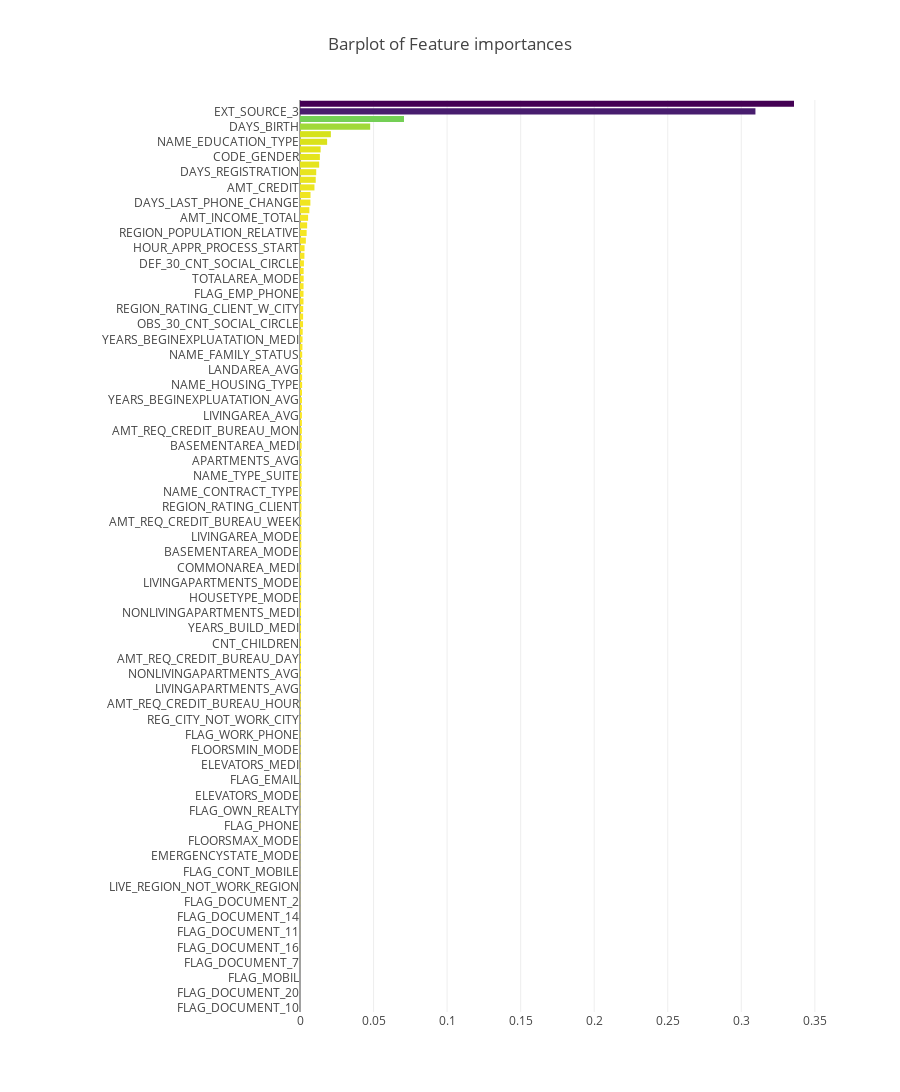

Write notebook code for a chart like this one.
### Code cell
x, y = (list(x) for x in zip(*sorted(zip(rf.feature_importances_, features), 
                                                            reverse = False)))
trace2 = go.Bar(
    x=x ,
    y=y,
    marker=dict(
        color=x,
        colorscale = 'Viridis',
        reversescale = True
    ),
    name='Random Forest Feature importance',
    orientation='h',
)

layout = dict(
    title='Barplot of Feature importances',
     width = 900, height = 2000,
    yaxis=dict(
        showgrid=False,
        showline=False,
        showticklabels=True,
#         domain=[0, 0.85],
    ),
    margin=dict(
    l=300,
),
)

fig1 = go.Figure(data=[trace2])
fig1['layout'].update(layout)
py.iplot(fig1, filename='plots')

### Figure 1 — Plotly figure (JSON) as saved in the notebook; plotly's stock layout.template omitted (floating-point values rounded to 4 significant figures)
{"data": [{"marker": {"color": [0, 0, 0, 0, 0, 6.424e-06, 8.539e-06, 1.403e-05, 1.873e-05, 2.208e-05, 2.765e-05, 3.206e-05, 4.301e-05, 7.323e-05, 7.631e-05, 8.09e-05, 8.179e-05, 8.224e-05, 0.0001023, 0.000105, 0.0001432, 0.0001643, 0.0001851, 0.0001905, 0.0002005, 0.0002066, 0.0002113, 0.0002152, 0.0002511, 0.0002538, 0.0002966, 0.0003251, 0.0003517, 0.0003782, 0.0003835, 0.0003865, 0.0003873, 0.0003972, 0.0004719, 0.0005007, 0.0005018, 0.0005069, 0.000568, 0.0005809, 0.0006181, 0.0006724, 0.0006741, 0.0006919, 0.0007054, 0.0007093, 0.000711, 0.0007119, 0.0007225, 0.0007408, 0.0007735, 0.0007932, 0.0008217, 0.0008384, 0.0008798, 0.0009001, 0.0009043, 0.0009162, 0.0009228, 0.0009665, 0.0009882, 0.0009941, 0.001001, 0.001059, 0.001061, 0.001065, 0.001096, 0.001101, 0.001113, 0.001115, 0.001131, 0.001244, 0.001278, 0.001288, 0.001306, 0.001334, 0.001354, 0.001369, 0.001438, 0.001444, 0.001463, 0.001466, 0.001489, 0.001649, 0.00173, 0.001841, 0.002068, 0.002113, 0.002173, 0.002383, 0.002402, 0.002412, 0.002486, 0.002489, 0.002661, 0.003005, 0.003108, 0.003975, 0.004513, 0.004858, 0.005516, 0.006363, 0.007053, 0.007153, 0.009833, 0.01069, 0.01103, 0.01304, 0.01351, 0.014, 0.01844, 0.02098, 0.04769, 0.0707, 0.3096, 0.3358], "colorscale": "Viridis", "reversescale": true}, "name": "Random Forest Feature importance", "orientation": "h", "type": "bar", "x": [0, 0, 0, 0, 0, 6.424e-06, 8.539e-06, 1.403e-05, 1.873e-05, 2.208e-05, 2.765e-05, 3.206e-05, 4.301e-05, 7.323e-05, 7.631e-05, 8.09e-05, 8.179e-05, 8.224e-05, 0.0001023, 0.000105, 0.0001432, 0.0001643, 0.0001851, 0.0001905, 0.0002005, 0.0002066, 0.0002113, 0.0002152, 0.0002511, 0.0002538, 0.0002966, 0.0003251, 0.0003517, 0.0003782, 0.0003835, 0.0003865, 0.0003873, 0.0003972, 0.0004719, 0.0005007, 0.0005018, 0.0005069, 0.000568, 0.0005809, 0.0006181, 0.0006724, 0.0006741, 0.0006919, 0.0007054, 0.0007093, 0.000711, 0.0007119, 0.0007225, 0.0007408, 0.0007735, 0.0007932, 0.0008217, 0.0008384, 0.0008798, 0.0009001, 0.0009043, 0.0009162, 0.0009228, 0.0009665, 0.0009882, 0.0009941, 0.001001, 0.001059, 0.001061, 0.001065, 0.001096, 0.001101, 0.001113, 0.001115, 0.001131, 0.001244, 0.001278, 0.001288, 0.001306, 0.001334, 0.001354, 0.001369, 0.001438, 0.001444, 0.001463, 0.001466, 0.001489, 0.001649, 0.00173, 0.001841, 0.002068, 0.002113, 0.002173, 0.002383, 0.002402, 0.002412, 0.002486, 0.002489, 0.002661, 0.003005, 0.003108, 0.003975, 0.004513, 0.004858, 0.005516, 0.006363, 0.007053, 0.007153, 0.009833, 0.01069, 0.01103, 0.01304, 0.01351, 0.014, 0.01844, 0.02098, 0.04769, 0.0707, 0.3096, 0.3358], "y": ["FLAG_DOCUMENT_10", "FLAG_DOCUMENT_12", "FLAG_DOCUMENT_20", "FLAG_DOCUMENT_4", "FLAG_MOBIL", "FLAG_DOCUMENT_13", "FLAG_DOCUMENT_7", "FLAG_DOCUMENT_21", "FLAG_DOCUMENT_16", "FLAG_DOCUMENT_17", "FLAG_DOCUMENT_11", "FLAG_DOCUMENT_15", "FLAG_DOCUMENT_14", "FLAG_DOCUMENT_18", "FLAG_DOCUMENT_2", "REG_REGION_NOT_LIVE_REGION", "LIVE_REGION_NOT_WORK_REGION", "FLAG_DOCUMENT_19", "FLAG_CONT_MOBILE", "FLAG_DOCUMENT_9", "EMERGENCYSTATE_MODE", "FLAG_DOCUMENT_8", "FLOORSMAX_MODE", "FONDKAPREMONT_MODE", "FLAG_PHONE", "REG_REGION_NOT_WORK_REGION", "FLAG_OWN_REALTY", "FLAG_DOCUMENT_6", "ELEVATORS_MODE", "LIVE_CITY_NOT_WORK_CITY", "FLAG_EMAIL", "FLAG_DOCUMENT_5", "ELEVATORS_MEDI", "FLOORSMAX_AVG", "FLOORSMIN_MODE", "FLOORSMIN_MEDI", "FLAG_WORK_PHONE", "LIVINGAPARTMENTS_MEDI", "REG_CITY_NOT_WORK_CITY", "ELEVATORS_AVG", "AMT_REQ_CREDIT_BUREAU_HOUR", "ENTRANCES_MODE", "LIVINGAPARTMENTS_AVG", "FLOORSMAX_MEDI", "NONLIVINGAPARTMENTS_AVG", "YEARS_BUILD_AVG", "AMT_REQ_CREDIT_BUREAU_DAY", "WALLSMATERIAL_MODE", "CNT_CHILDREN", "ENTRANCES_MEDI", "YEARS_BUILD_MEDI", "YEARS_BUILD_MODE", "NONLIVINGAPARTMENTS_MEDI", "FLOORSMIN_AVG", "HOUSETYPE_MODE", "NONLIVINGAPARTMENTS_MODE", "LIVINGAPARTMENTS_MODE", "COMMONAREA_AVG", "COMMONAREA_MEDI", "BASEMENTAREA_AVG", "BASEMENTAREA_MODE", "COMMONAREA_MODE", "LIVINGAREA_MODE", "APARTMENTS_MODE", "AMT_REQ_CREDIT_BUREAU_WEEK", "NONLIVINGAREA_MEDI", "REGION_RATING_CLIENT", "NONLIVINGAREA_AVG", "NAME_CONTRACT_TYPE", "APARTMENTS_MEDI", "NAME_TYPE_SUITE", "ENTRANCES_AVG", "APARTMENTS_AVG", "AMT_REQ_CREDIT_BUREAU_QRT", "BASEMENTAREA_MEDI", "LANDAREA_MEDI", "AMT_REQ_CREDIT_BUREAU_MON", "YEARS_BEGINEXPLUATATION_MODE", "LIVINGAREA_AVG", "NONLIVINGAREA_MODE", "YEARS_BEGINEXPLUATATION_AVG", "FLAG_OWN_CAR", "NAME_HOUSING_TYPE", "LIVINGAREA_MEDI", "LANDAREA_AVG", "WEEKDAY_APPR_PROCESS_START", "NAME_FAMILY_STATUS", "LANDAREA_MODE", "YEARS_BEGINEXPLUATATION_MEDI", "CNT_FAM_MEMBERS", "OBS_30_CNT_SOCIAL_CIRCLE", "OBS_60_CNT_SOCIAL_CIRCLE", "REGION_RATING_CLIENT_W_CITY", "REG_CITY_NOT_LIVE_CITY", "FLAG_EMP_PHONE", "OCCUPATION_TYPE", "TOTALAREA_MODE", "DEF_60_CNT_SOCIAL_CIRCLE", "DEF_30_CNT_SOCIAL_CIRCLE", "AMT_REQ_CREDIT_BUREAU_YEAR", "HOUR_APPR_PROCESS_START", "OWN_CAR_AGE", "REGION_POPULATION_RELATIVE", "FLAG_DOCUMENT_3", "AMT_INCOME_TOTAL", "NAME_INCOME_TYPE", "DAYS_LAST_PHONE_CHANGE", "ORGANIZATION_TYPE", "AMT_CREDIT", "AMT_GOODS_PRICE", "DAYS_REGISTRATION", "AMT_ANNUITY", "CODE_GENDER", "DAYS_ID_PUBLISH", "NAME_EDUCATION_TYPE", "DAYS_EMPLOYED", "DAYS_BIRTH", "EXT_SOURCE_1", "EXT_SOURCE_3", "EXT_SOURCE_2"]}], "layout": {"height": 2000, "margin": {"l": 300}, "title": "Barplot of Feature importances", "width": 900, "yaxis": {"showgrid": false, "showline": false, "showticklabels": true}}}
